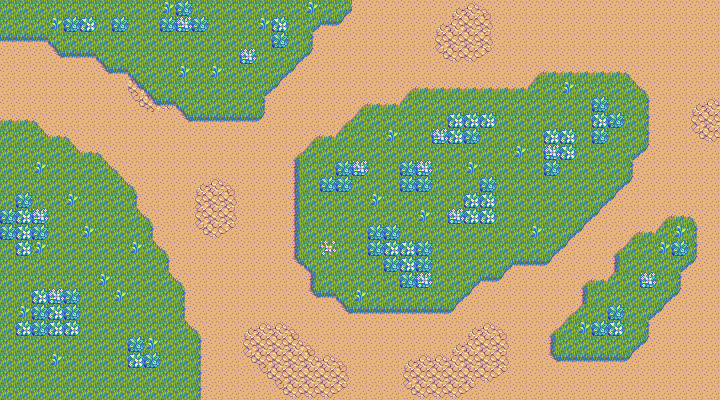

Rendered tile map (Tiled .tmx) drawn with the repository's tilesets; below, a short description and the map source with its tile grids summarised:
An orthogonal 45x25 tile map with 16x16 px tiles, 5 tile layers (Base, Rocks, Grass, Deccorations, ...), 3 tilesets.

<map version="1.10" tiledversion="1.11.1" orientation="orthogonal" renderorder="right-down" width="45" height="25" tilewidth="16" tileheight="16" infinite="0" nextlayerid="9" nextobjectid="1">
 <tileset firstgid="1" name="Rough_Grass" tilewidth="16" tileheight="16" tilecount="56" columns="8">
  <image source="GrassFinalTileSet.png" width="128" height="112" />
 </tileset>
 <tileset firstgid="57" name="Beach" tilewidth="16" tileheight="16" tilecount="36" columns="6">
  <image source="BeachFinalTileSet.png" width="96" height="96" />
 </tileset>
 <tileset firstgid="93" name="RockWall" tilewidth="16" tileheight="16" tilecount="30" columns="6">
  <image source="RockWallFinalTileSet.png" width="96" height="80" />
 </tileset>
 <layer id="1" name="Base" width="45" height="25">
  <data>[1125 cells, 1125 non-empty, 1 distinct tile ids]</data>
 </layer>
 <layer id="3" name="Rocks" width="45" height="25">
  <data>[1125 cells, 92 non-empty, 14 distinct tile ids]</data>
 </layer>
 <layer id="2" name="Grass" width="45" height="25">
  <data>[1125 cells, 641 non-empty, 13 distinct tile ids]</data>
 </layer>
 <layer id="4" name="Deccorations" width="45" height="25">
  <data>[1125 cells, 76 non-empty, 1 distinct tile ids]</data>
 </layer>
 <layer id="8" name="Tile Layer 5" width="45" height="25">
  <data>[1125 cells, 71 non-empty, 4 distinct tile ids]</data>
 </layer>
</map>